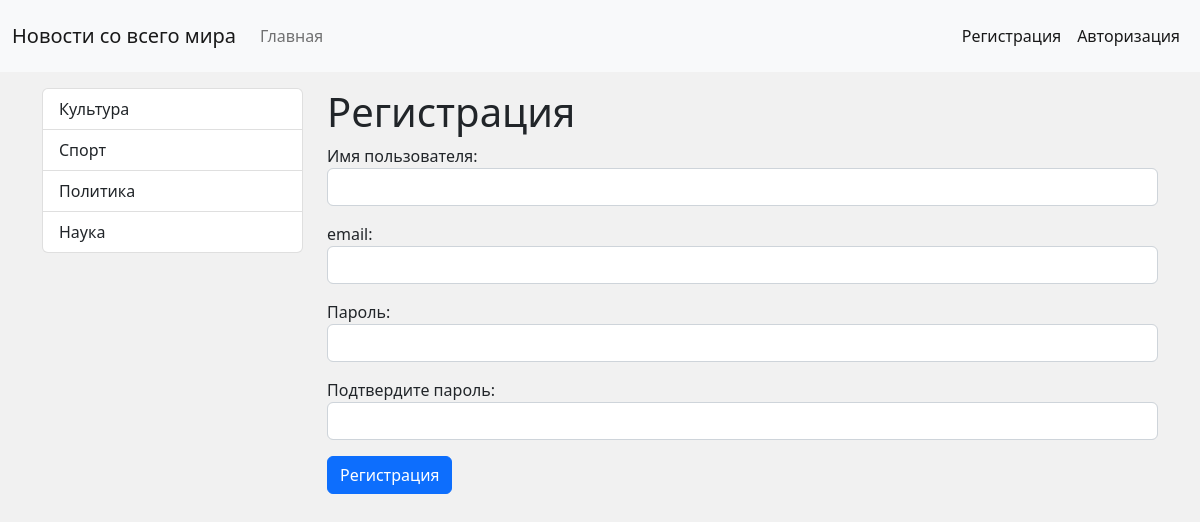
Screenshot of /register/ with the database file from the repository.
### news/models.py (models this page shows, shortened)
class Category(models.Model):
    title = models.CharField(max_length=150, db_index=True, verbose_name='Наименование Категории')
    def get_absolute_url(self):\
        return reverse('category', kwargs={'category_id': self.pk})
    class Meta:
        verbose_name = 'Категория'
        verbose_name_plural = 'Категории'
        ordering = ['title']

### news/views.py (the view)
# urls.py: path('register/', register, name='register'),
def register(request):
    if request.method == 'POST':
        form = UserRegisterForm(request.POST)
        if form.is_valid():
            user = form.save()
            login(request, user)
            messages.success(request, 'Аккаунт успешно создан')
            return redirect('home')
        else:
            messages.error(request, "Ошибка регистрации")
    else:
        form = UserRegisterForm()
    return render(request, 'news/register.html', {"form": form})

### news/forms.py
class UserRegisterForm(UserCreationForm):
    username = forms.CharField(label='Имя пользователя', widget=forms.TextInput(attrs={"class": "form-control"}))
    password1 = forms.CharField(label='Пароль', widget=forms.PasswordInput(attrs={"class": "form-control"}))
    password2 = forms.CharField(label='Подтвердите пароль', widget=forms.PasswordInput(attrs={"class": "form-control"}))
    email = forms.EmailField(label='email', widget=forms.EmailInput(attrs={"class": "form-control"}))
    class Meta:
        model = User
        fields = ('username', 'email', 'password1', 'password2')

### news/templatetags/newstags.py (called while the page is built)
@register.inclusion_tag("news/list_categories.html")
def show_categories():
    categories = Category.objects.annotate(cnt=Count('news', filter=F('news__is_published'))).filter(cnt__gt=0)
    return {"categories": categories}

### news/templates/news/register.html (shortened to what this page needs)
{% extends 'base.html'%}
{% block sidebar %}
{% include 'inc/_sitebar.html' %}
{% endblock %}
{% block content %}
<h1>Регистрация</h1>
<form method="post">
    {{ form.as_p }}
     <button type="submit" class="btn btn-primary btn-block">Регистрация</button>
</form>
{% endblock %}

### news/templates/news/list_categories.html
<div class="list-group">
    {% for item in categories %}
    <a href="{{ item.get_absolute_url }}" class="list-group-item list-group-item-action">{{item.title}}</a>
    {% endfor %}
</div>

### mysite/static/css/style.css (style rules this page uses)
body { background-color: #f1f1f1; }

### rows the page displays
Category: title "Культура"
Category: title "Спорт"
Category: title "Политика"
Category: title "Наука"
